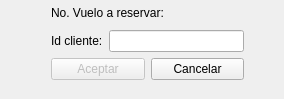
<?xml version="1.0" encoding="UTF-8"?>
<ui version="4.0">
 <class>infoCliente</class>
 <widget class="QDialog" name="infoCliente">
  <property name="geometry">
   <rect>
    <x>0</x>
    <y>0</y>
    <width>284</width>
    <height>99</height>
   </rect>
  </property>
  <property name="windowTitle">
   <string>Dialog</string>
  </property>
  <widget class="QWidget" name="">
   <property name="geometry">
    <rect>
     <x>51</x>
     <y>2</y>
     <width>193</width>
     <height>78</height>
    </rect>
   </property>
   <layout class="QVBoxLayout" name="verticalLayout_2">
    <item>
     <layout class="QHBoxLayout" name="horizontalLayout_3">
      <item>
       <widget class="QLabel" name="label_2">
        <property name="text">
         <string>No. Vuelo a reservar:</string>
        </property>
       </widget>
      </item>
      <item>
       <widget class="QLabel" name="label_idVuelo">
        <property name="text">
         <string/>
        </property>
       </widget>
      </item>
     </layout>
    </item>
    <item>
     <layout class="QVBoxLayout" name="verticalLayout">
      <item>
       <layout class="QHBoxLayout" name="horizontalLayout_2">
        <item>
         <widget class="QLabel" name="label">
          <property name="text">
           <string>Id cliente:</string>
          </property>
         </widget>
        </item>
        <item>
         <widget class="QLineEdit" name="lineEdit"/>
        </item>
       </layout>
      </item>
      <item>
       <layout class="QHBoxLayout" name="horizontalLayout">
        <item>
         <widget class="QPushButton" name="pushButton_aceptar">
          <property name="enabled">
           <bool>false</bool>
          </property>
          <property name="text">
           <string>Aceptar</string>
          </property>
         </widget>
        </item>
        <item>
         <widget class="QPushButton" name="pushButton_c">
          <property name="text">
           <string>Cancelar</string>
          </property>
         </widget>
        </item>
       </layout>
      </item>
     </layout>
    </item>
   </layout>
  </widget>
 </widget>
 <resources/>
 <connections/>
</ui>
